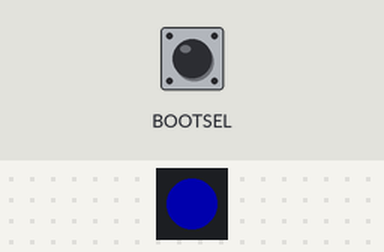
Bench run of a sketch on a simulated Raspberry Pi Pico. Shown: 1 RGB LEDs in strip order, left to right. The inputs (shaded band) are chosen by the test bench; at power-on: BOOTSEL HIGH. Dim RGB values are drawn brighter than linear; USB keyboard and mouse output is not drawn.

Above: at 1.2 s.
1.3 s: BOOTSEL pulled LOW for 0.15 s
4.1 s: BOOTSEL pulled LOW for 3.2 s
At 6.4 s:
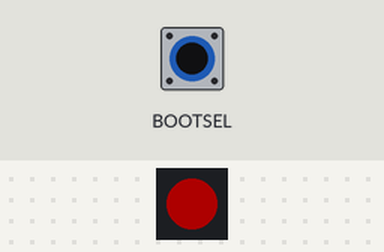
Timing chart, 0 to 8.8 s (numbered marks = the images above; inputs shaded):
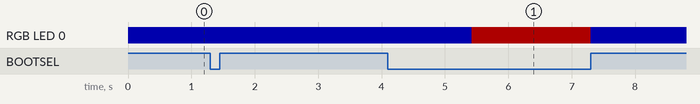

The sketch:

mousescroller.ino
```cpp
#include <Adafruit_NeoPixel.h>

#define LED_PIN 22
#define NUM_LEDS 1
#include <Mouse.h>
#include <Keyboard.h>

Adafruit_NeoPixel led(
  NUM_LEDS, LED_PIN, NEO_GRB + NEO_KHZ800
);

// Scroll hacia abajo
void scrollHastaAbajo() {
  for (int i = 0; i < 20; i++) {
    Mouse.move(0, 0, -3);
    delay(50);
  }
}

void setup() {
  led.begin();
  led.setBrightness(50);
  led.clear();
  led.show();
  Mouse.begin();
  Keyboard.begin();
}
void mouseorigen() {
  for (int i = 0; i < 60; i++) {
    Mouse.move( 100, -100, 0);
    delay(1);
  }
  Mouse.move(-10, 25,0);
  Mouse.click(MOUSE_LEFT);
}
 void movimientos(int x, int y) {
  Mouse.move(x, y, 0);
  Mouse.click(MOUSE_LEFT);

  delay(20);

  Keyboard.press(KEY_LEFT_CTRL);
  Keyboard.press('v');
  delay(30);

  Keyboard.releaseAll();
  Mouse.move(32,0 , 0);
  Mouse.click(MOUSE_LEFT);
 }

void movermouse() {
  mouseorigen();
  for (int i = 0; i < 60; i++) {
    Mouse.move( 100, 100, 0);
    delay(1);
  }

  Mouse.move(0,-100,0);
  scrollHastaAbajo();
  Mouse.move(0,100,0);

  movimientos(-50, -40);
  Mouse.move(-32,0,0);
  movimientos(0,-20);
  delay(1);
  mouseorigen();
  Mouse.move(-400,-200.0);
}

void loop() {
  led.setPixelColor(0, led.Color(0, 0, 255));
  led.show();
  if (BOOTSEL) {
    delay(30);                 // antirrebote
    if (BOOTSEL) {
      movermouse();

      led.setPixelColor(0, led.Color(255, 0, 0));
      led.show();

      while (BOOTSEL) delay(10);
    }
  }
}
```

Measured:
- after the input at 4.1 s, RGB LED 0: RGB(0, 0, 50) → RGB(50, 0, 0) after 1.3 s, → RGB(0, 0, 50) 1.9 s later
